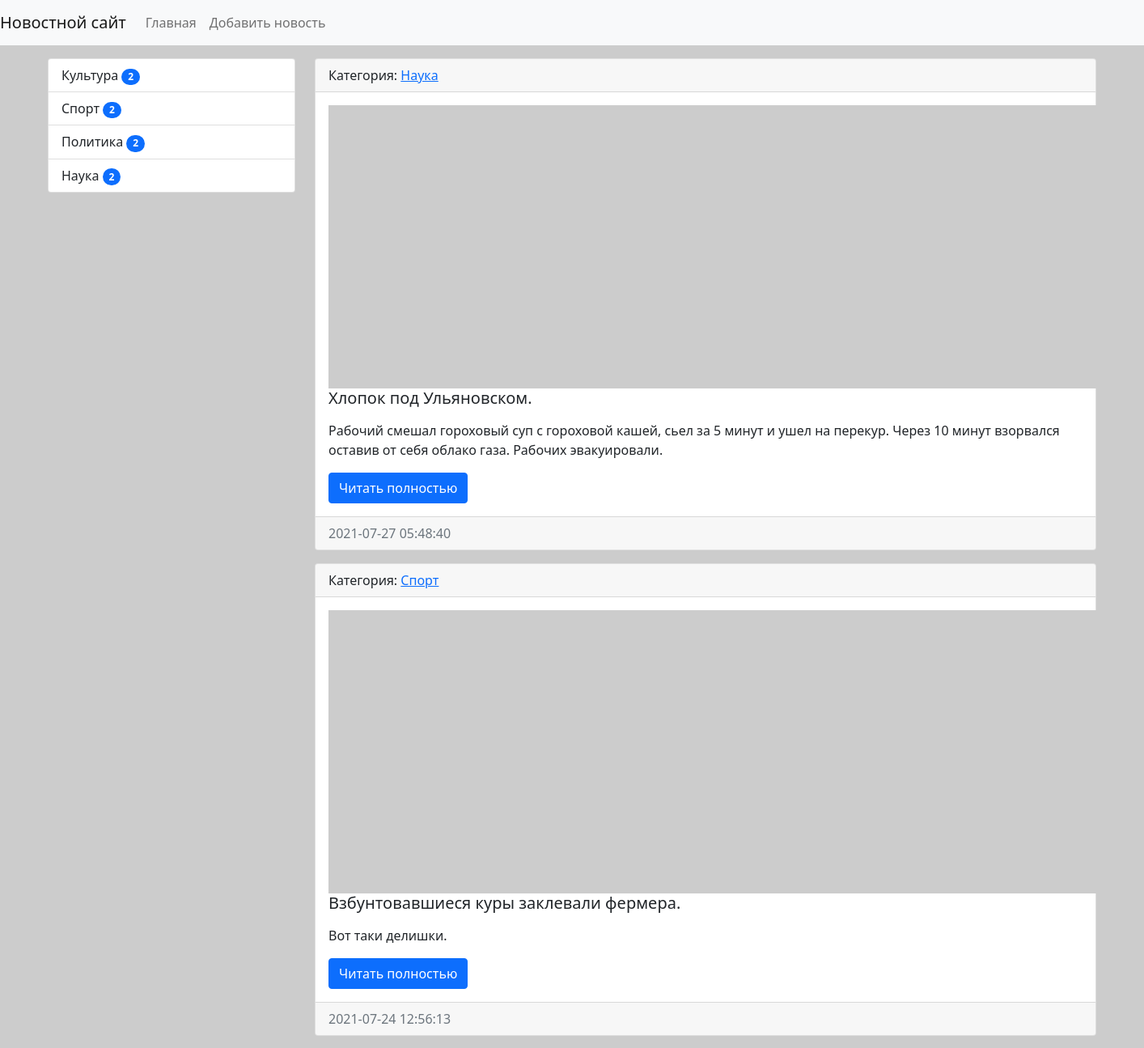
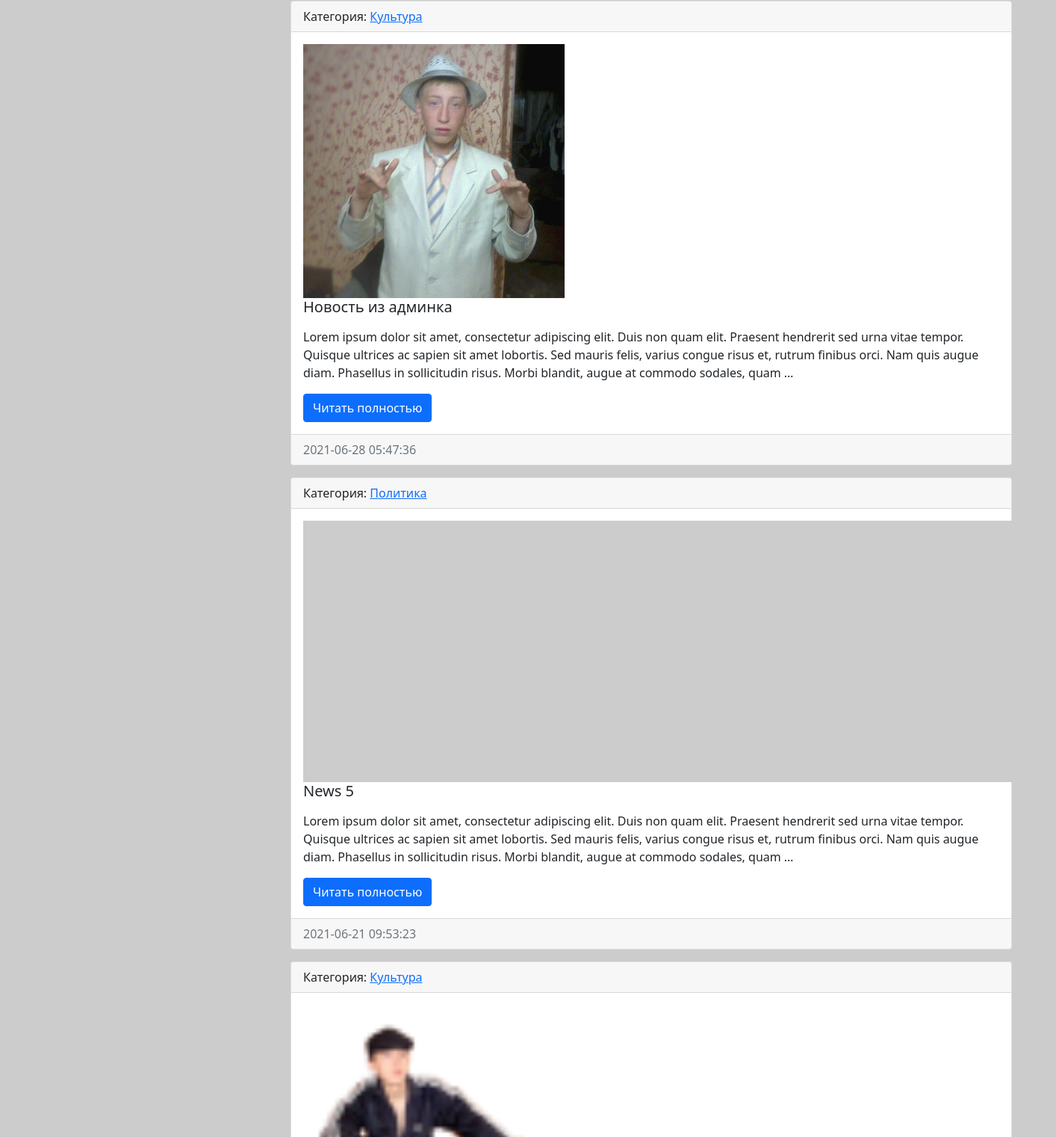
The app's page / (upper part), older data (2 pictures, top to bottom).
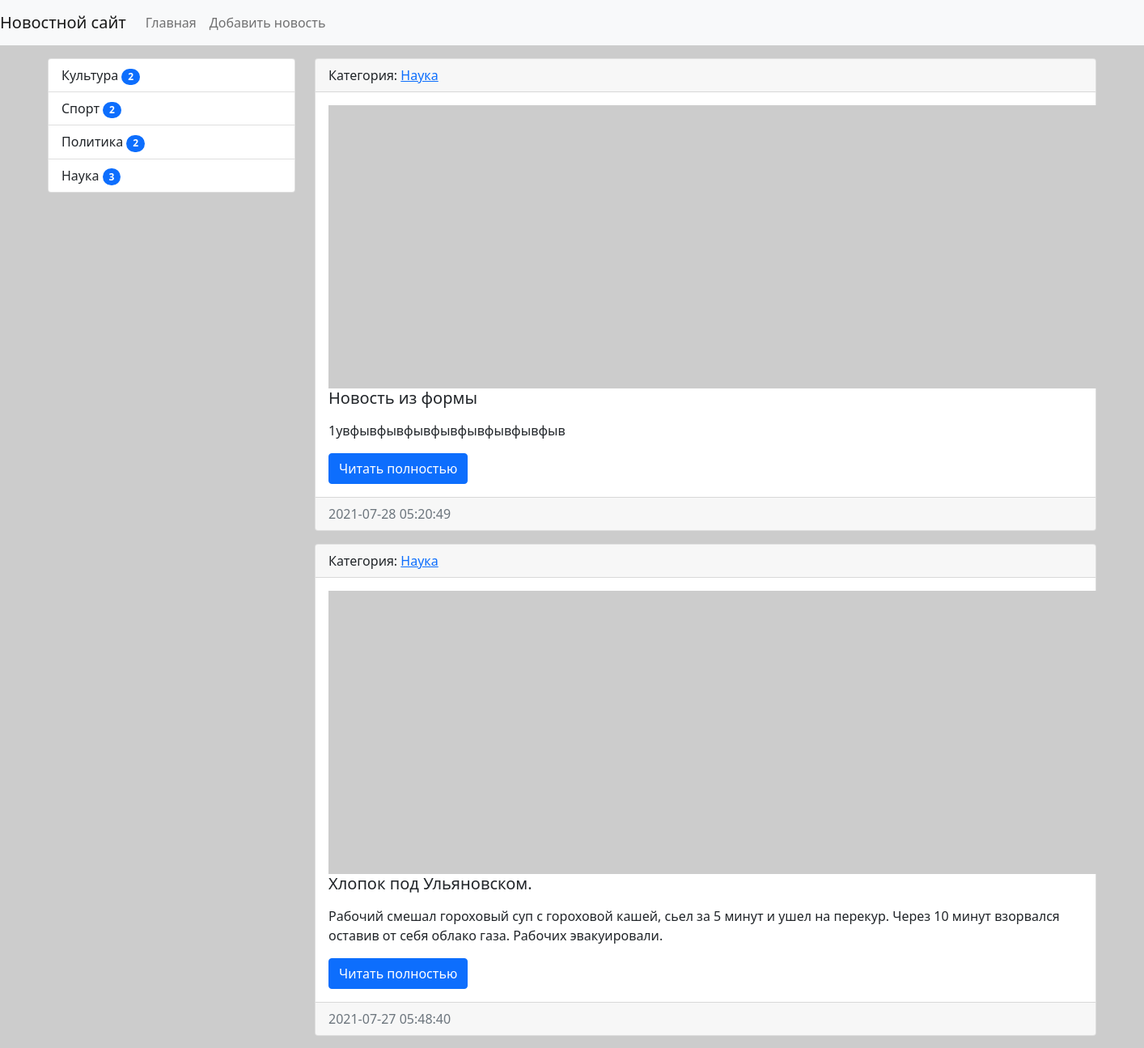
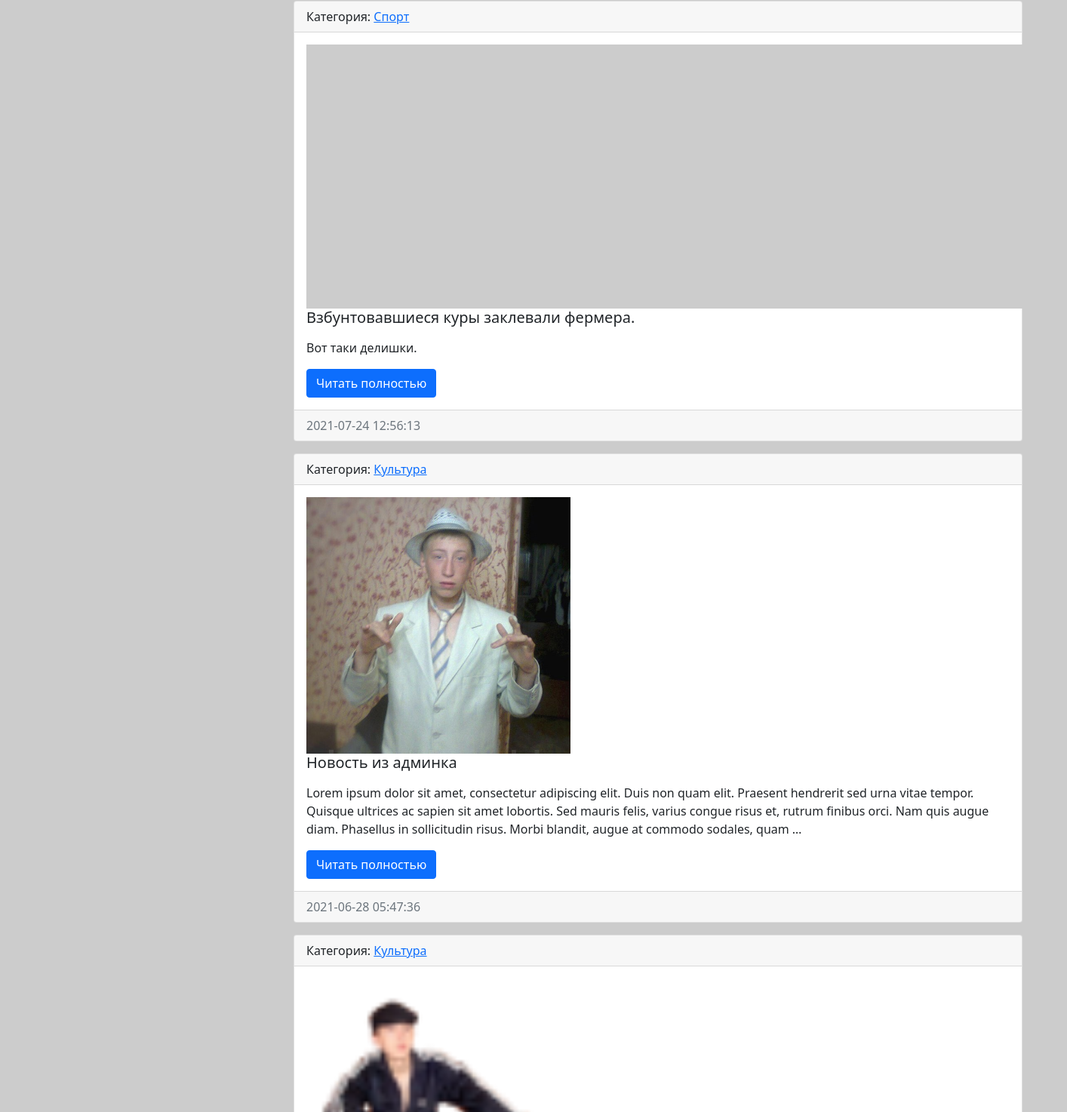
The same page, newer data (2 pictures, top to bottom).
### news/models.py (models this page shows, shortened)
class Category(models.Model):
    title = models.CharField(max_length=150, db_index=True, verbose_name='Наименование категории')
    def get_absolute_url(self):
        return reverse('category', kwargs={'category_id': self.pk})
    def __str__(self):
        return self.title
    class Meta:
        verbose_name = 'Категория'
        verbose_name_plural = 'Категории'
        ordering = ['title']

class News(models.Model):
    title = models.CharField(max_length=150, verbose_name='Наименование')
    content = models.TextField(blank=True, verbose_name='Контент')
    created_at = models.DateTimeField(auto_now_add=True, verbose_name='Дата публикации')
    updated_at = models.DateTimeField(auto_now=True, verbose_name='Обновлено')
    photo = models.ImageField(upload_to='photos/%Y/%m/%d/', verbose_name='Фото', blank=True)
    is_published = models.BooleanField(default=True, verbose_name='Опубликовано')
    category = models.ForeignKey('Category', on_delete=models.PROTECT, verbose_name='Категория')
    def get_absolute_url(self):
        return reverse('view_news', kwargs={'pk': self.pk})
    class Meta:
        verbose_name = 'Новость'
        verbose_name_plural = 'Новости'
        ordering = ['-created_at']

### news/views.py (the view)
# urls.py: path('', HomeNews.as_view(), name='home'),
class HomeNews(ListView):
    model = News
    template_name = 'news/home_news_list.html'
    context_object_name = 'news'
    def get_context_data(self, *, object_list=None, **kwargs):
        context = super().get_context_data(**kwargs)
        context['title'] = 'Главная страница'
        return context
    def get_queryset(self):
        return News.objects.filter(is_published=True).select_related('category')

### news/templatetags/news_tags.py (called while the page is built)
@register.inclusion_tag('news/list_categories.html')
def show_categories():
   categories = Category.objects.annotate(cnt=Count('news')).filter(cnt__gt=0)
   return {'categories':categories}

### news/templates/news/home_news_list.html (shortened to what this page needs)
{% extends 'base.html' %}
{% block sidebar %}
{% include "inc/_sidebar.html" %}
{% endblock %}
{% block content %}
{% for item in news %}
<div class="card mb-3">
    <div class="card-header">
        Категория: <a href="{{item.category.get_absolute_url}}">{{ item.category }}</a>
    </div>
    <div class="card-body">
        <div class="media">
            {% if item.photo %}
            <img src="{{ item.photo.url }}" alt="" width="350" class="mr-3">
            {% else %}
            <img src="https://picsum.photos/id/1060/350/235/?blur=2" alt="" class="mr-3">
            {% endif %}
            <div class="media-body">
                <h5 class="card-title">{{ item.title }}</h5>
                <p class="card-text">{{ item.content|safe|linebreaks|truncatewords:50 }}</p>
                <a href="{{item.get_absolute_url}}" class="btn btn-primary">Читать полностью</a>
            </div>
        </div>
    </div>
    <div class="card-footer text-muted">
        {{ item.created_at|date:"Y-m-d H:i:s" }}
    </div>
</div>
{% endfor %}
{% endblock %}

### news/templates/news/list_categories.html
<div class="list-group">
    {% for item in categories %}
    <a href="{% url 'category' item.pk %}" class="list-group-item list-group-item-action">{{ item.title }}  <span class="badge bg-primary rounded-pill">{{item.cnt}}</span></a>
    {% endfor %}
</div>

Row changes from the older to the newer data that the page shows:
no longer on this page (row edited): News: category "Политика", title "News 5", content "Lorem ipsum dolor sit amet, consectetur adipiscing elit. Duis non quam elit. Praesent hendrerit sed urna vitae tempor. Quisque ultrices ac sapien sit amet lobortis. Sed mauris felis, varius congue risus et, rutrum finibus orci. Nam quis augue diam. Phasellus in sollicitudin risus. Morbi blandit, augue at commodo sodales, quam …", created_at "2021-06-21 09:53:23"
computed for Category "Наука": cnt "2" → "3"
added News: category "Наука", title "Новость из формы", content "1увфывфывфывфывфывфывфывфыв", created_at "2021-07-28 05:20:49"
